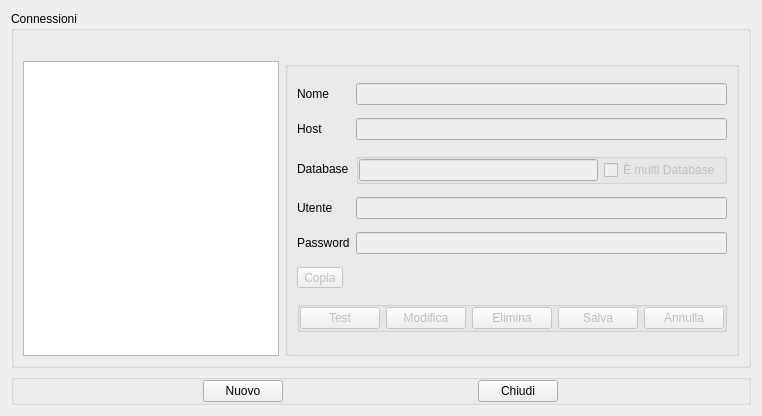
<?xml version="1.0" encoding="UTF-8"?>
<ui version="4.0">
 <class>Connections</class>
 <widget class="QDialog" name="Connections">
  <property name="windowModality">
   <enum>Qt::ApplicationModal</enum>
  </property>
  <property name="geometry">
   <rect>
    <x>0</x>
    <y>0</y>
    <width>758</width>
    <height>416</height>
   </rect>
  </property>
  <property name="windowTitle">
   <string>Connessioni</string>
  </property>
  <layout class="QVBoxLayout" name="verticalLayout">
   <item>
    <widget class="QGroupBox" name="groupBoxConnections">
     <property name="title">
      <string>Connessioni</string>
     </property>
     <layout class="QHBoxLayout" name="horizontalLayout_2">
      <property name="topMargin">
       <number>30</number>
      </property>
      <item>
       <widget class="QListWidget" name="listWidgetConnections">
        <property name="sizePolicy">
         <sizepolicy hsizetype="MinimumExpanding" vsizetype="MinimumExpanding">
          <horstretch>1</horstretch>
          <verstretch>0</verstretch>
         </sizepolicy>
        </property>
       </widget>
      </item>
      <item>
       <widget class="QGroupBox" name="groupBoxZero_2">
        <property name="sizePolicy">
         <sizepolicy hsizetype="MinimumExpanding" vsizetype="MinimumExpanding">
          <horstretch>2</horstretch>
          <verstretch>0</verstretch>
         </sizepolicy>
        </property>
        <property name="title">
         <string/>
        </property>
        <layout class="QGridLayout" name="gridLayout">
         <item row="6" column="0" colspan="2">
          <widget class="QGroupBox" name="groupBoxButtons2">
           <property name="sizePolicy">
            <sizepolicy hsizetype="Preferred" vsizetype="Maximum">
             <horstretch>0</horstretch>
             <verstretch>0</verstretch>
            </sizepolicy>
           </property>
           <property name="title">
            <string/>
           </property>
           <layout class="QHBoxLayout" name="horizontalLayout_3">
            <property name="leftMargin">
             <number>0</number>
            </property>
            <property name="topMargin">
             <number>0</number>
            </property>
            <property name="rightMargin">
             <number>0</number>
            </property>
            <property name="bottomMargin">
             <number>0</number>
            </property>
            <item>
             <widget class="QPushButton" name="pushButtonTest">
              <property name="enabled">
               <bool>false</bool>
              </property>
              <property name="sizePolicy">
               <sizepolicy hsizetype="Maximum" vsizetype="Fixed">
                <horstretch>0</horstretch>
                <verstretch>0</verstretch>
               </sizepolicy>
              </property>
              <property name="cursor">
               <cursorShape>PointingHandCursor</cursorShape>
              </property>
              <property name="text">
               <string>Test</string>
              </property>
             </widget>
            </item>
            <item>
             <widget class="QPushButton" name="pushButtonEdit">
              <property name="enabled">
               <bool>false</bool>
              </property>
              <property name="sizePolicy">
               <sizepolicy hsizetype="Maximum" vsizetype="Fixed">
                <horstretch>0</horstretch>
                <verstretch>0</verstretch>
               </sizepolicy>
              </property>
              <property name="cursor">
               <cursorShape>PointingHandCursor</cursorShape>
              </property>
              <property name="text">
               <string>Modifica</string>
              </property>
             </widget>
            </item>
            <item>
             <widget class="QPushButton" name="pushButtonDelete">
              <property name="enabled">
               <bool>false</bool>
              </property>
              <property name="sizePolicy">
               <sizepolicy hsizetype="Maximum" vsizetype="Fixed">
                <horstretch>0</horstretch>
                <verstretch>0</verstretch>
               </sizepolicy>
              </property>
              <property name="cursor">
               <cursorShape>PointingHandCursor</cursorShape>
              </property>
              <property name="text">
               <string>Elimina</string>
              </property>
             </widget>
            </item>
            <item>
             <widget class="QPushButton" name="pushButtonSave">
              <property name="enabled">
               <bool>false</bool>
              </property>
              <property name="sizePolicy">
               <sizepolicy hsizetype="Maximum" vsizetype="Fixed">
                <horstretch>0</horstretch>
                <verstretch>0</verstretch>
               </sizepolicy>
              </property>
              <property name="cursor">
               <cursorShape>PointingHandCursor</cursorShape>
              </property>
              <property name="text">
               <string>Salva</string>
              </property>
             </widget>
            </item>
            <item>
             <widget class="QPushButton" name="pushButtonCancel">
              <property name="enabled">
               <bool>false</bool>
              </property>
              <property name="sizePolicy">
               <sizepolicy hsizetype="Maximum" vsizetype="Fixed">
                <horstretch>0</horstretch>
                <verstretch>0</verstretch>
               </sizepolicy>
              </property>
              <property name="cursor">
               <cursorShape>PointingHandCursor</cursorShape>
              </property>
              <property name="text">
               <string>Annulla</string>
              </property>
             </widget>
            </item>
           </layout>
          </widget>
         </item>
         <item row="0" column="0">
          <widget class="QLabel" name="labelName">
           <property name="text">
            <string>Nome</string>
           </property>
          </widget>
         </item>
         <item row="0" column="1">
          <widget class="QLineEdit" name="lineEditName">
           <property name="enabled">
            <bool>false</bool>
           </property>
          </widget>
         </item>
         <item row="2" column="1">
          <widget class="QGroupBox" name="groupBoxZero_3">
           <property name="sizePolicy">
            <sizepolicy hsizetype="Preferred" vsizetype="Maximum">
             <horstretch>0</horstretch>
             <verstretch>0</verstretch>
            </sizepolicy>
           </property>
           <property name="title">
            <string/>
           </property>
           <layout class="QHBoxLayout" name="horizontalLayout_4">
            <property name="leftMargin">
             <number>0</number>
            </property>
            <property name="topMargin">
             <number>0</number>
            </property>
            <property name="rightMargin">
             <number>3</number>
            </property>
            <property name="bottomMargin">
             <number>0</number>
            </property>
            <item>
             <widget class="QLineEdit" name="lineEditDatabase">
              <property name="enabled">
               <bool>false</bool>
              </property>
             </widget>
            </item>
            <item>
             <widget class="QCheckBox" name="checkBoxIsMultiDatabase">
              <property name="enabled">
               <bool>false</bool>
              </property>
              <property name="toolTip">
               <string>&lt;html&gt;&lt;head/&gt;&lt;body&gt;&lt;p&gt;Se la connessione è ad una raccolta di database. IMPORTANTE: se il database non gestisce cross-database references (ad esempio Postgresql), senza questa casella selezionata non funzionerà!&lt;/p&gt;&lt;/body&gt;&lt;/html&gt;</string>
              </property>
              <property name="text">
               <string>È multi Database</string>
              </property>
              <property name="checked">
               <bool>false</bool>
              </property>
             </widget>
            </item>
           </layout>
          </widget>
         </item>
         <item row="4" column="0">
          <widget class="QLabel" name="labelPassword">
           <property name="sizePolicy">
            <sizepolicy hsizetype="Maximum" vsizetype="Preferred">
             <horstretch>0</horstretch>
             <verstretch>0</verstretch>
            </sizepolicy>
           </property>
           <property name="text">
            <string>Password</string>
           </property>
          </widget>
         </item>
         <item row="4" column="1">
          <widget class="QLineEdit" name="lineEditPassword">
           <property name="enabled">
            <bool>false</bool>
           </property>
           <property name="echoMode">
            <enum>QLineEdit::Normal</enum>
           </property>
          </widget>
         </item>
         <item row="5" column="1">
          <widget class="QLabel" name="labelError">
           <property name="text">
            <string/>
           </property>
           <property name="margin">
            <number>10</number>
           </property>
          </widget>
         </item>
         <item row="1" column="0">
          <widget class="QLabel" name="labelHost">
           <property name="sizePolicy">
            <sizepolicy hsizetype="Maximum" vsizetype="Preferred">
             <horstretch>0</horstretch>
             <verstretch>0</verstretch>
            </sizepolicy>
           </property>
           <property name="text">
            <string>Host</string>
           </property>
          </widget>
         </item>
         <item row="1" column="1">
          <widget class="QLineEdit" name="lineEditHost">
           <property name="enabled">
            <bool>false</bool>
           </property>
          </widget>
         </item>
         <item row="3" column="0">
          <widget class="QLabel" name="labelUser">
           <property name="sizePolicy">
            <sizepolicy hsizetype="Maximum" vsizetype="Preferred">
             <horstretch>0</horstretch>
             <verstretch>0</verstretch>
            </sizepolicy>
           </property>
           <property name="text">
            <string>Utente</string>
           </property>
          </widget>
         </item>
         <item row="5" column="0">
          <widget class="QToolButton" name="toolButtonCopyError">
           <property name="enabled">
            <bool>false</bool>
           </property>
           <property name="cursor">
            <cursorShape>PointingHandCursor</cursorShape>
           </property>
           <property name="text">
            <string>Copia</string>
           </property>
          </widget>
         </item>
         <item row="3" column="1">
          <widget class="QLineEdit" name="lineEditUser">
           <property name="enabled">
            <bool>false</bool>
           </property>
          </widget>
         </item>
         <item row="2" column="0">
          <widget class="QLabel" name="labelDatabase">
           <property name="text">
            <string>Database</string>
           </property>
          </widget>
         </item>
        </layout>
       </widget>
      </item>
     </layout>
    </widget>
   </item>
   <item>
    <widget class="QGroupBox" name="groupBoxZeroMainButtons">
     <property name="sizePolicy">
      <sizepolicy hsizetype="Preferred" vsizetype="Maximum">
       <horstretch>0</horstretch>
       <verstretch>0</verstretch>
      </sizepolicy>
     </property>
     <property name="title">
      <string/>
     </property>
     <layout class="QHBoxLayout" name="horizontalLayout">
      <property name="leftMargin">
       <number>0</number>
      </property>
      <property name="topMargin">
       <number>0</number>
      </property>
      <property name="rightMargin">
       <number>0</number>
      </property>
      <property name="bottomMargin">
       <number>0</number>
      </property>
      <item>
       <widget class="QPushButton" name="pushButtonNew">
        <property name="sizePolicy">
         <sizepolicy hsizetype="Maximum" vsizetype="Fixed">
          <horstretch>0</horstretch>
          <verstretch>0</verstretch>
         </sizepolicy>
        </property>
        <property name="cursor">
         <cursorShape>PointingHandCursor</cursorShape>
        </property>
        <property name="text">
         <string>Nuovo</string>
        </property>
       </widget>
      </item>
      <item>
       <widget class="QPushButton" name="pushButtonClose">
        <property name="sizePolicy">
         <sizepolicy hsizetype="Maximum" vsizetype="Fixed">
          <horstretch>0</horstretch>
          <verstretch>0</verstretch>
         </sizepolicy>
        </property>
        <property name="cursor">
         <cursorShape>PointingHandCursor</cursorShape>
        </property>
        <property name="text">
         <string>Chiudi</string>
        </property>
       </widget>
      </item>
     </layout>
    </widget>
   </item>
  </layout>
 </widget>
 <tabstops>
  <tabstop>lineEditName</tabstop>
  <tabstop>lineEditHost</tabstop>
  <tabstop>lineEditDatabase</tabstop>
  <tabstop>checkBoxIsMultiDatabase</tabstop>
  <tabstop>lineEditUser</tabstop>
  <tabstop>lineEditPassword</tabstop>
  <tabstop>pushButtonTest</tabstop>
  <tabstop>pushButtonEdit</tabstop>
  <tabstop>pushButtonDelete</tabstop>
  <tabstop>pushButtonSave</tabstop>
  <tabstop>pushButtonCancel</tabstop>
  <tabstop>pushButtonNew</tabstop>
  <tabstop>pushButtonClose</tabstop>
  <tabstop>toolButtonCopyError</tabstop>
  <tabstop>listWidgetConnections</tabstop>
 </tabstops>
 <resources/>
 <connections/>
</ui>
